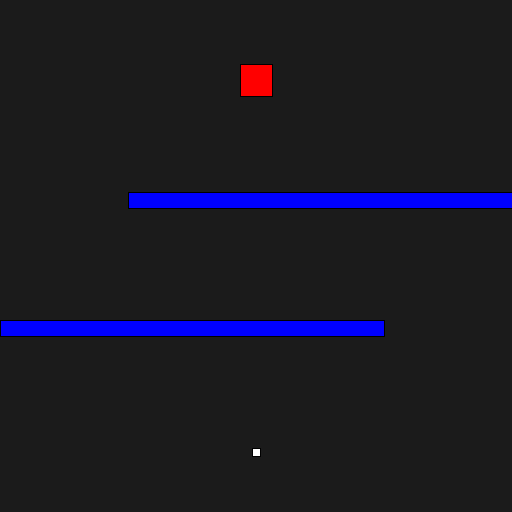
Frame 1 (no input)
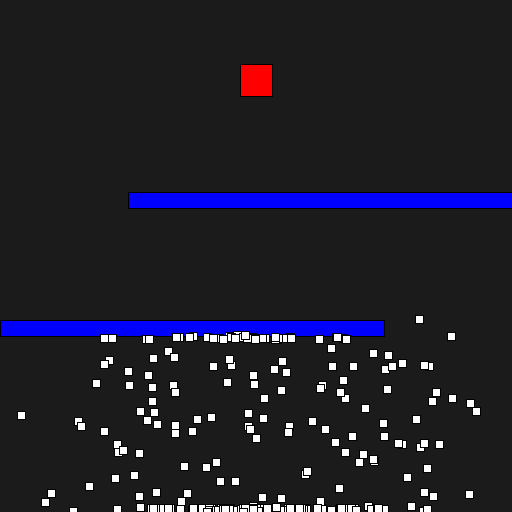
Frame 60 (the mouse pressed at the canvas centre just before this capture)
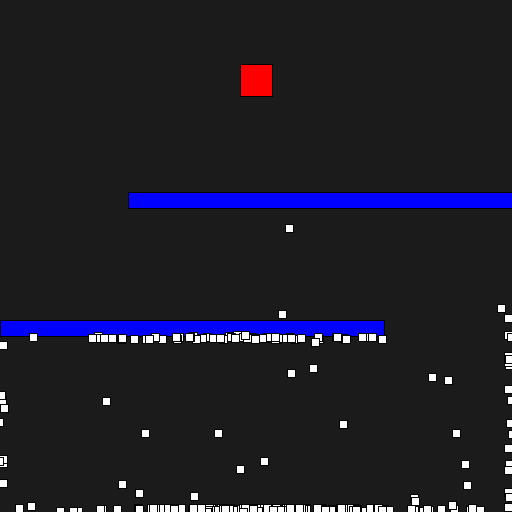
Frame 120 (the mouse held since frame 60 and released just before this capture)

The Processing sketch that drew these frames (run headless with seeded random() and noise(); from frame 60 on, the mouse is pressed at the canvas centre):

// Processing sketch: Machine_Learning_2
// ── Machine_Learning_2.pde
Rectangle goal;
Rectangle block;
Rectangle block2;
Group group;

void setup()
{
 size(512, 512);
 
 goal = new Rectangle((width/2) - 16, 64, 32, 32, color(255, 0, 0));
 block = new Rectangle(0, (height - 192), 384, 16, color(0, 0, 255));
 block2 = new Rectangle(width - 384, (height - 320), 384, 16, color(0, 0, 255));
 group = new Group(256);
}

void update()
{
  group.update();
  
  if (group.finished())
  {
   group.fitness();
   group.selection();
   group.mutate();
  }
}

void draw()
{
  background(27);
  goal.show();
  block.show();
  block2.show();
  group.show();
  
  update();
}

// ── Brain.pde
class Brain
{
 PVector[] dir;
 int step = 0;
 int prevStep = 0;
 
 Brain(int size)
 {
   dir = new PVector[size];
   randomize();
 }
 
 void randomize()
 {
  for (int i = 0; i < dir.length; i++)
     dir[i] = PVector.fromAngle(random(2*PI));
 }
 
 Brain clone()
 {
  Brain clone = new Brain(dir.length);
  for (int i = 0; i < dir.length; i++)
    clone.dir[i] = dir[i].copy();
    
    return clone;
 }
 
 void mutate(float rate)
 {
  //float rate = 0.01;
  for (int i = 0; i < dir.length; i++)
    if (random(1) < rate)
      dir[i] = PVector.fromAngle(random(2*PI));
 }
 
 void mutate(float per, int max, float rate)
 {
  if (max > dir.length)
    max = dir.length;
    
    int min = (int)(max * per);

  for (int i = min; i < 512; i++)
    if (random(1) < rate)
      dir[i] = PVector.fromAngle(random(2*PI));
 }
}

// ── Dot.pde
class Dot
{
 Brain brain;
 PVector pos;
 PVector vel = new PVector();;
 PVector acc = new PVector();;
 boolean alive = true;
 boolean won;
 boolean isBest;
 boolean hitWall;
 float fitness;
 
 Dot()
 {
   pos = new PVector((width/2) - 4, height - 64);
   brain = new Brain(512);
 }
 
 void update()
 {
   if (alive)
   {
     move();
     if (pos.x < 0 || pos.x + 8 > width 
     || pos.y < 0 || pos.y + 8 > height)
     {
       alive = false;
       //hitWall = true;
     }
   
   
     if (pos.x > goal.pos.x && pos.x < goal.pos.x + goal.size.x
     && pos.y > goal.pos.y && pos.y < goal.pos.y + goal.size.y)
     {
       alive = false;
       won = true;
     }
     
     if (pos.x > block.pos.x && pos.x < block.pos.x + block.size.x
     && pos.y > block.pos.y && pos.y < block.pos.y + block.size.y)
     {
       alive = false;
       hitWall = true;
     }
     
     if (pos.x > block2.pos.x && pos.x < block2.pos.x + block2.size.x
     && pos.y > block2.pos.y && pos.y < block2.pos.y + block2.size.y)
     {
       alive = false;
       hitWall = true;
     }
   }
 }
 
 void show()
 {
   fill(255);
   
   if (isBest)
     fill(0, 255, 0);
     
   rect(pos.x, pos.y, 8, 8);
 }
 
 void move()
 {
   if (brain.step < brain.dir.length)
   {
     acc = brain.dir[brain.step]; 
     brain.step++;
   }
   
   vel.add(acc);
   vel.limit(5);
   pos.add(vel);
 }
 
  void fitness(int minSteps)
  {
   if (won)
     fitness = 1.0/16.0 + 10000.0/(float)(brain.step * brain.step);
   else
   {
     float goalDist = dist(pos.x - 4, pos.y - 4, 
     goal.pos.x + goal.size.x/2, goal.pos.y + goal.size.y/2);
     fitness = 1.0/((goalDist * goalDist));
     
     if (hitWall)
       fitness /= 2;
     
     if (brain.step > minSteps)
       fitness /= 4;
   }
  }
  
  Dot newGen()
  {
   Dot newGen = new Dot();
   newGen.brain = brain.clone();
   return newGen;
  }
}

// ── Group.pde
class Group
{
 Dot  dot[];
 float fitnessSum;
 int gen = 1;
 int best = 0;
 int minSteps = 512;
 int bestSteps = 512;
 int superMutate = 1;
 boolean winner;
 
 Group(int size)
 {
   dot = new Dot[size];
   for (int i = 0; i < dot.length; i++)
     dot[i] = new Dot();
 }
 
 void update()
 {
   for (int i = 0; i < dot.length; i++)
   {
    //if (dot[i].brain.step > minSteps)
      //dot[i].alive = false;
       
    dot[i].update();
   }
 }
 
 void show()
 {
   for (int i = 1; i < dot.length; i++)
    dot[i].show();
    
   dot[0].show();
 }
 
 void fitness()
 {
   for (int i = 0; i < dot.length; i++)
    dot[i].fitness(minSteps);
 }
 
 void fitnessSum()
 {
   fitnessSum = 0;
   for (int i = 0; i < dot.length; i++)
   fitnessSum += dot[i].fitness;
 }
 
 boolean finished()
 {
   for (int i = 0; i < dot.length; i++)
    if (dot[i].alive)
      return false;
      
   return true;
 }
 
 void selection()
 {
  Dot[] newDot = new Dot[dot.length]; 
  setBest();
  fitnessSum();
  
  newDot[0] = dot[best].newGen();
  newDot[0].isBest = true;
  
  for (int i = 1; i < newDot.length; i++)
  {
    Dot oldGen  = oldGen();
    
    newDot[i] = oldGen.newGen();
    newDot[i].brain.prevStep = oldGen.brain.step;
  }
  
  dot = newDot.clone();
  gen++;
  println("Generation = " + gen);
 }
 
 //pool
 Dot oldGen()
 {
   float rand = random(fitnessSum);
   float runningSum = 0;
   
   for (int i = 0; i < dot.length; i++)
   {
    runningSum += dot[i].fitness;
    if (runningSum > rand)
      return dot[i];
   }
   //should never gets here
   return null;
 }
 
 void mutate()
 {
   if (winner)
   {
     for (int i = 1; i < dot.length; i++)
       dot[i].brain.mutate(random(1), dot[i].brain.prevStep, 0.0001);
   }
   else if (superMutate != 3)
   {
     for (int i = 1; i < dot.length; i++)
       dot[i].brain.mutate(0.001);
     superMutate++;
   }
   else if(!winner)
   {
     for (int i = 1; i < dot.length; i++)
     {
       dot[i].brain.mutate(0.9, dot[i].brain.prevStep, 0.99);
     }
     superMutate = 1;
       println("Super Mutate");
   }
 }
 
 void setBest()
 {
  float max = 0;
  int maxIndex = 0;
  for (int i = 0; i < dot.length; i++)
  {
    if (dot[i].fitness > max)
    {
     max = dot[i].fitness;
     maxIndex = i;
    }
  }
  best = maxIndex;
  if (dot[best].won)
  {
    winner = true;
    bestSteps = dot[best].brain.step;
  }
    
  //i dont think limiting the steps is as good a factoring in the steps into the fitness
  if (dot[best].won)
    minSteps = dot[best].brain.step;
 }
}

// ── Rectangle.pde
class Rectangle
{
  PVector pos;
  PVector size;
  color hue;
  
  Rectangle(int x, int y, int w, int h, color c)
  {
    pos = new PVector(x, y);
    size = new PVector(w, h);
    hue = c;
  }
  
  void show()
  {
    fill(hue);
    rect(pos.x, pos.y, size.x, size.y);
  }
}
